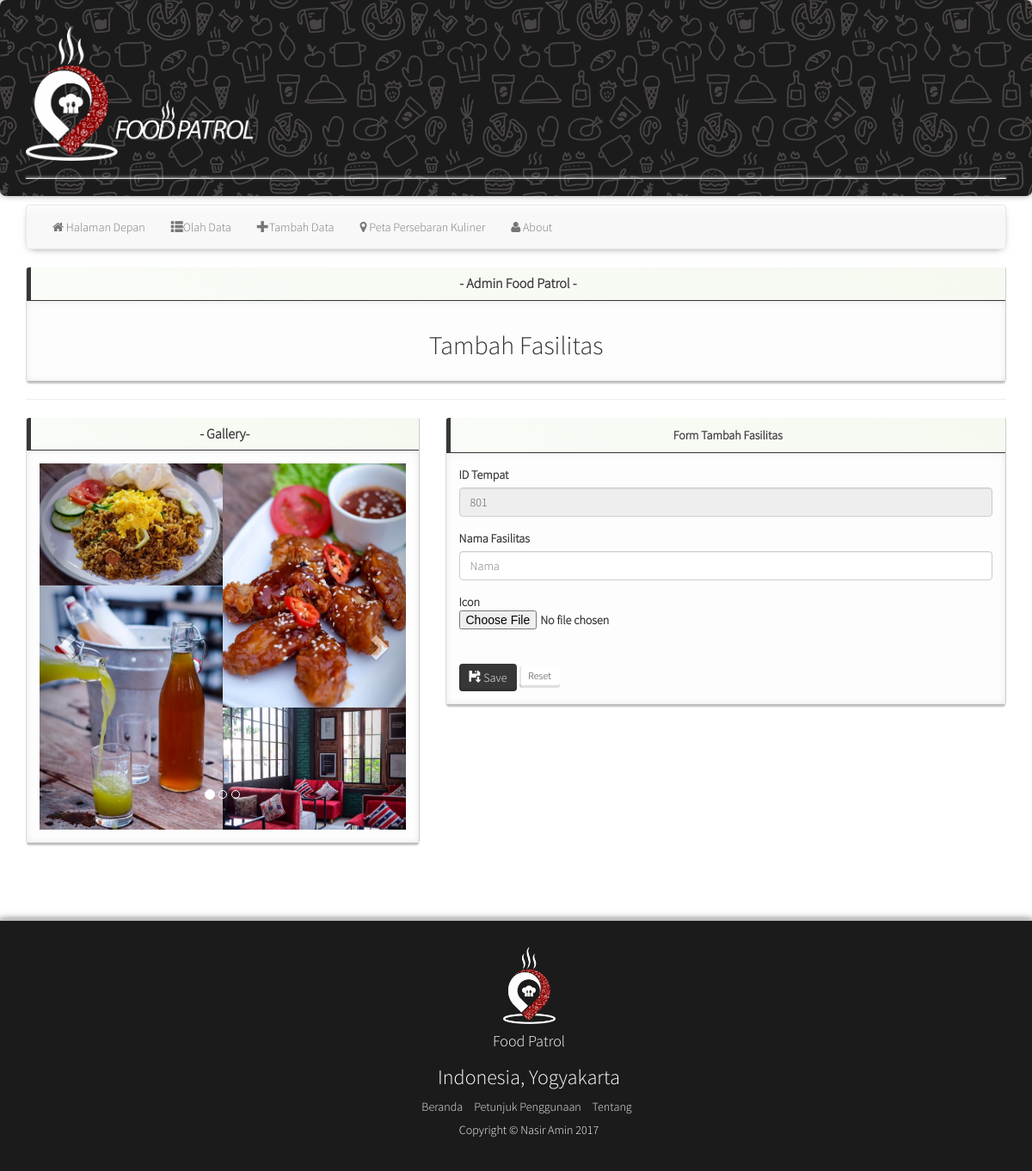
/tambah_fasilitas.php, run on an earlier commit of the app's database.
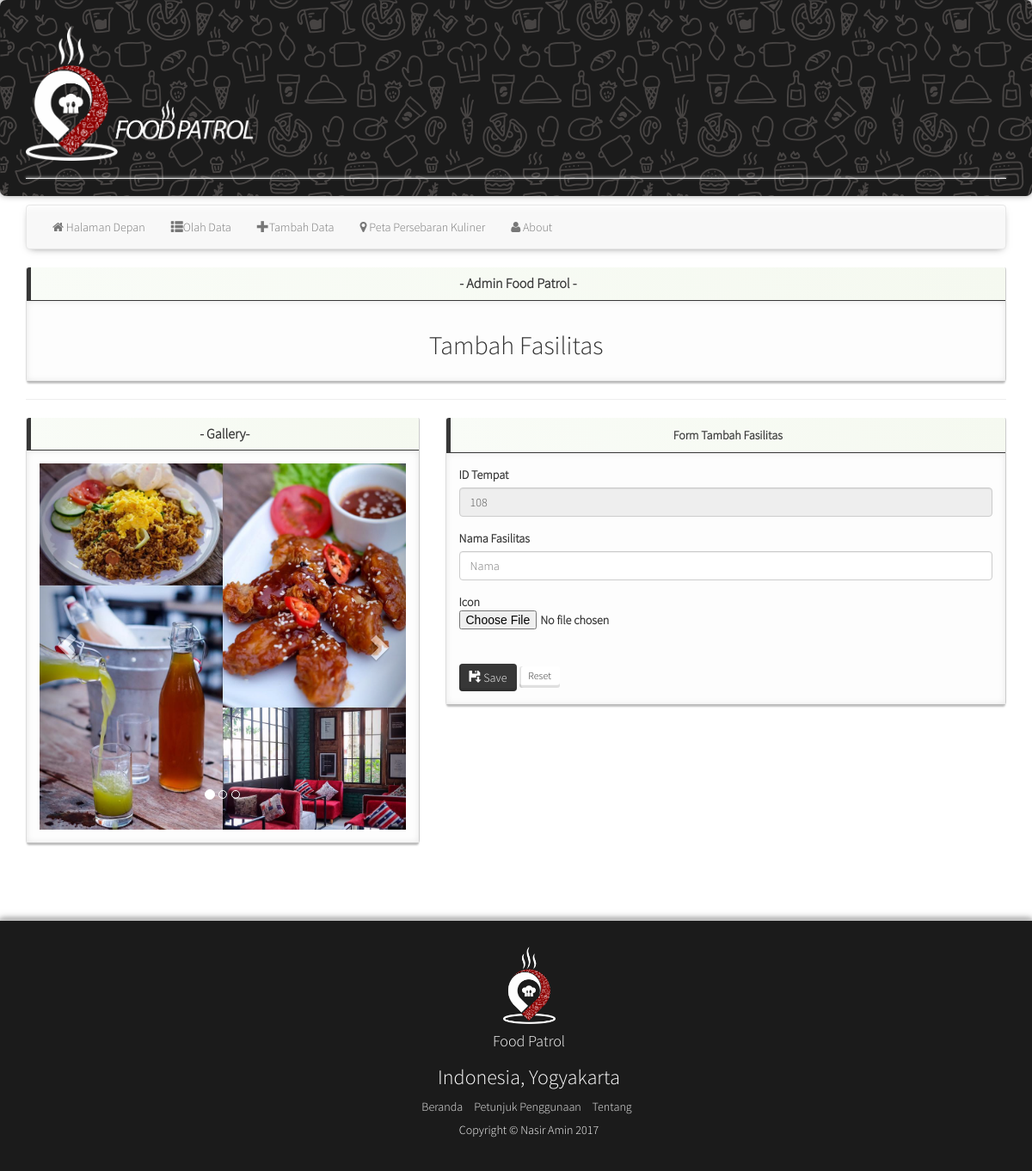
And on a later commit of the database.
### tables this page shows
CREATE TABLE `fasilitas` (
  `id_fasilitas` int(20) NOT NULL,
  `nama_fasilitas` varchar(100) NOT NULL,
  `url` varchar(255) NOT NULL
);

### tambah_fasilitas.php (the view, shortened to what this page needs)
<?php
$title = "Admin Food Patrol";
include_once "header.php";
include 'koneksi.php';
$query = "SELECT id_fasilitas FROM fasilitas ORDER BY id_fasilitas DESC LIMIT 1";
$result = mysql_query($query, $koneksi);
$row = mysql_fetch_array($result);
$last_id = $row["id_fasilitas"];
$id_letter = substr($last_id, 0, 1);
$id_num = substr($last_id, 1) + 1;
$id_num = str_pad($id_num, 2, "0", STR_PAD_LEFT);
$new_id = $id_letter . $id_num;
?>
      <div class="row">
        <div class="col-md-12">
          <div class="panel panel-info panel-dashboard">
            <div class="panel-heading centered">
              <h2 class="panel-title"><strong> - <?php echo $title ?> - </strong></h2>
            </div>
            <div class="panel-body centered">
                     <h2>Tambah Fasilitas</h2>
                    </div>
              </div>
                  <hr />
                  <div class="row">
 <div class="col-md-5">
          <div class="panel panel-info panel-dashboard">
            <div class="panel-heading centered">
              <h2 class="panel-title"><strong> - Gallery- </strong></h4>
            </div>
            <div class="panel-body">
             <div id="myCarousel" class="carousel slide" data-ride="carousel">
    <ol class="carousel-indicators">
      <li data-target="#myCarousel" data-slide-to="0" class="active"></li>
      <li data-target="#myCarousel" data-slide-to="1"></li>
      <li data-target="#myCarousel" data-slide-to="2"></li>
    </ol>
    <div class="carousel-inner">
      <div class="item active">
        <img src="upload_foto/DONKALIBER12.jpg"   alt="Don Kaliber 12" style="width:100%;">
      </div>
    </div>
    <a class="left carousel-control" href="#myCarousel" data-slide="prev">
      <span class="glyphicon glyphicon-chevron-left"></span>
    </a>
    <a class="right carousel-control" href="#myCarousel" data-slide="next">
      <span class="glyphicon glyphicon-chevron-right"></span>
    </a>
  </div>
            </div>
          </div>
        </div>
                   <div class="col-md-7">
                     <div class="panel panel-info panel-dashboard">
                        <div class="panel-heading centered">
                             Form Tambah Fasilitas
                        </div>
                       <div class="panel-body">
                  <form  method="post" enctype="multipart/form-data" name="form"  action="input_fasilitas.php">
   <div class="form-group">
    <label class="col-form-label" for="id_tempat">ID Tempat</label>
   <input type="text" class="form-control" name="id_fasilitas"   placeholder="ID"  readonly="readonly" value="<?php echo $new_id; ?>">
  </div>
  <div class="form-group">
    <label class="col-form-label" for="nama">Nama Fasilitas </label>
   <input type="text" class="form-control" name="nama_fasilitas" required placeholder="Nama" >
  </div>
<div class="form-group">
    <label class="custom-file" >Icon
    <input class="custom-file-input" type="file" name="url" placeholder="foto" />
 </div>
  <br>
   <button class="btn btn-primary" type="submit" name="submit" id="submit" value="submit" ><span class="glyphicon glyphicon-floppy-save"></span>&nbsp;Save</button> <button type="reset" class="btn btn-default btn-sm">Reset</button></div>
 </div>
            </div>
          </div></div></div></div>
<?php include_once "footer.php" ?>

What changed in the data, as far as the page shows it:
removed fasilitas: id_fasilitas "801"
added fasilitas: id_fasilitas "108"
